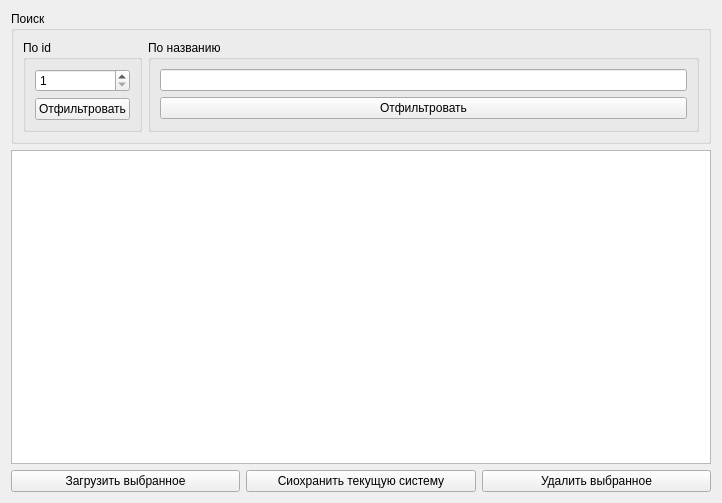
<?xml version="1.0" encoding="UTF-8"?>
<ui version="4.0">
 <class>Form</class>
 <widget class="QWidget" name="Form">
  <property name="geometry">
   <rect>
    <x>0</x>
    <y>0</y>
    <width>722</width>
    <height>503</height>
   </rect>
  </property>
  <property name="windowTitle">
   <string>Lsystem-drawer db tools</string>
  </property>
  <layout class="QVBoxLayout" name="verticalLayout_3">
   <item>
    <widget class="QGroupBox" name="groupBox">
     <property name="title">
      <string>Поиск</string>
     </property>
     <layout class="QHBoxLayout" name="horizontalLayout_2">
      <item>
       <widget class="QGroupBox" name="groupBox_2">
        <property name="title">
         <string>По id</string>
        </property>
        <layout class="QVBoxLayout" name="verticalLayout_2">
         <item>
          <widget class="QSpinBox" name="spinBox_id">
           <property name="minimum">
            <number>1</number>
           </property>
           <property name="maximum">
            <number>1000000</number>
           </property>
          </widget>
         </item>
         <item>
          <widget class="QPushButton" name="pushButton_filter_id">
           <property name="text">
            <string>Отфильтровать</string>
           </property>
          </widget>
         </item>
        </layout>
       </widget>
      </item>
      <item>
       <widget class="QGroupBox" name="groupBox_3">
        <property name="title">
         <string>По названию</string>
        </property>
        <layout class="QVBoxLayout" name="verticalLayout">
         <item>
          <widget class="QLineEdit" name="lineEdit_name"/>
         </item>
         <item>
          <widget class="QPushButton" name="pushButton_filter_name">
           <property name="text">
            <string>Отфильтровать</string>
           </property>
          </widget>
         </item>
        </layout>
       </widget>
      </item>
     </layout>
    </widget>
   </item>
   <item>
    <widget class="QTableWidget" name="tableWidget"/>
   </item>
   <item>
    <layout class="QHBoxLayout" name="horizontalLayout">
     <item>
      <widget class="QPushButton" name="pushButton_load_selected">
       <property name="text">
        <string>Загрузить выбранное</string>
       </property>
      </widget>
     </item>
     <item>
      <widget class="QPushButton" name="pushButton">
       <property name="text">
        <string>Сиохранить текущую систему</string>
       </property>
      </widget>
     </item>
     <item>
      <widget class="QPushButton" name="pushButton_del_selected">
       <property name="text">
        <string>Удалить выбранное</string>
       </property>
      </widget>
     </item>
    </layout>
   </item>
  </layout>
 </widget>
 <resources/>
 <connections/>
</ui>
